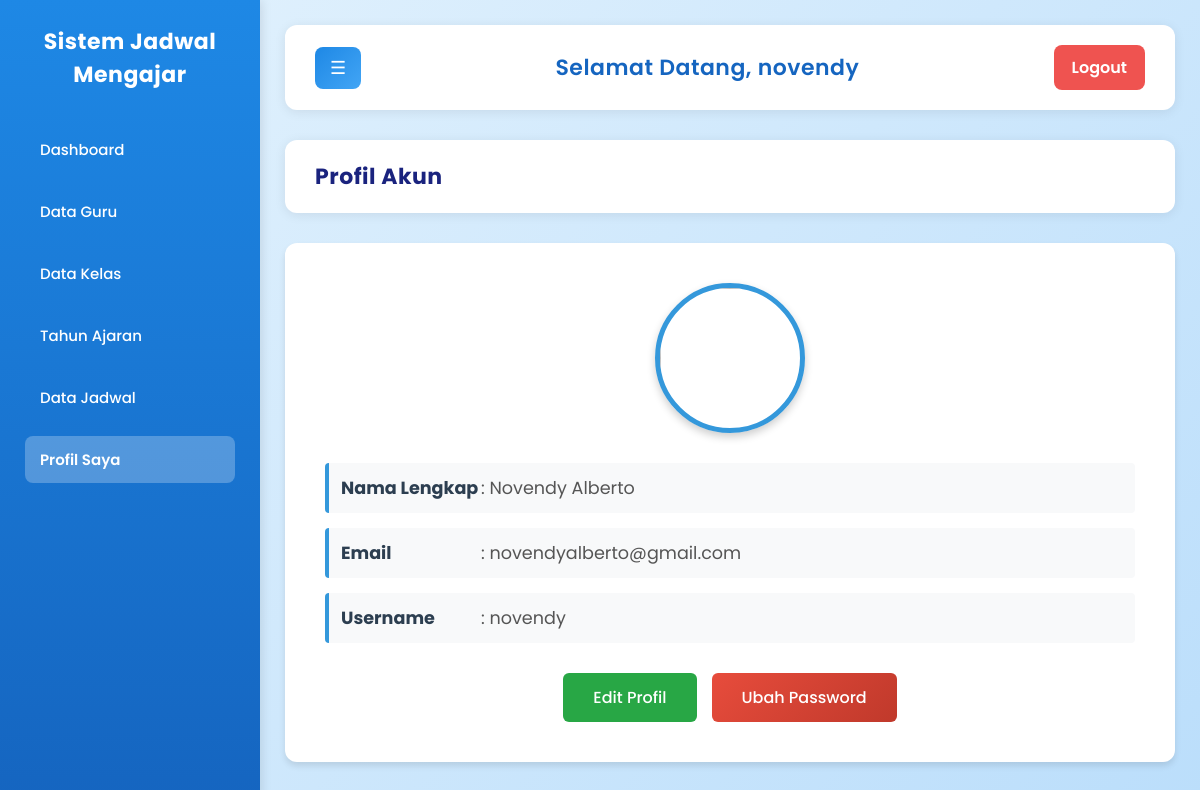
/pages/dashboard.php?page=profile (signed in), run on the app's committed database.
### tables this page shows
CREATE TABLE `users` (
  `id` int(11) NOT NULL,
  `nama_lengkap` varchar(100) DEFAULT NULL,
  `email` varchar(100) DEFAULT NULL,
  `username` varchar(50) DEFAULT NULL,
  `PASSWORD` varchar(255) DEFAULT NULL,
  `foto` varchar(255) DEFAULT NULL
);

### pages/user/profile.php (the view, shortened to what this page needs)
<?php
include '../config/database.php';
$username = $_SESSION['user'];
$query = mysqli_query($conn, "SELECT * FROM users WHERE username='$username'");
$user = mysqli_fetch_assoc($query);
$foto = (!empty($user['foto']))
    ? "../uploads/" . $user['foto']
    : "../assets/img/default-profile.png";
?>
<!DOCTYPE html>
<html lang="id">
<head>
    <link rel="stylesheet" href="../../assets/css/dashboard.css">
</head>
<body>
    <div class="profile-container">
        <h1 class="profil-akun">Profil Akun</h1>
        <div class="profile-card">
            <img src="<?= $foto ?>" class="profile-photo" alt="">
            <div class="profile-info">
                <p><strong>Nama Lengkap</strong>: <?= htmlspecialchars($user['nama_lengkap']); ?></p>
                <p><strong>Email</strong>: <?= htmlspecialchars($user['email']); ?></p>
                <p><strong>Username</strong>: <?= htmlspecialchars($user['username']); ?></p>
            </div>
            <div class="profile-actions">
                <a href="dashboard.php?page=edit_profile&id={$row['id']}" class="btn-editprofil">Edit Profil</a>
                <a href="dashboard.php?page=ubah_password&id={$row['id']}" class="btn-ubahpassword">Ubah Password</a>
            </div>
        </div>
    </div>
</body>
</html>

### assets/css/dashboard.css (style rules this page uses)
* { margin: 0; padding: 0; box-sizing: border-box; }
body { font-family: 'Poppins', sans-serif; background: linear-gradient(135deg, #e3f2fd 0%, #bbdefb 100%); min-height: 100vh; display: flex; color: #2c3e50; }
.profile-card { background: #ffffff; border-radius: 12px; box-shadow: 0 4px 6px rgba(0, 0, 0, 0.1); padding: 40px; transition: transform 0.3s ease, box-shadow 0.3s ease; }
.profile-photo { display: block; width: 150px; height: 150px; border-radius: 50%; object-fit: cover; margin: 0 auto 30px; border: 5px solid #3498db; box-shadow: 0 4px 8px rgba(0, 0, 0, 0.2); transition: transform 0.3s ease; }
.profile-info { margin: 30px 0; }
.profile-info p { font-size: 1.1rem; color: #555; margin: 15px 0; padding: 12px; background: #f8f9fa; border-left: 4px solid #3498db; border-radius: 4px; }
.profile-info strong { color: #2c3e50; display: inline-block; min-width: 140px; }
.profile-actions { display: flex; gap: 15px; justify-content: center; flex-wrap: wrap; margin-top: 30px; }
.btn-editprofil { padding: 12px 30px; border: none; border-radius: 6px; font-size: 1rem; font-weight: 500; cursor: pointer; text-decoration: none; display: inline-block; transition: all 0.3s ease; text-align: center; background: linear-gradient(135deg, #28a745, #28a745); color: white; }
.btn-ubahpassword { padding: 12px 30px; border: none; border-radius: 6px; font-size: 1rem; font-weight: 500; cursor: pointer; text-decoration: none; display: inline-block; transition: all 0.3s ease; text-align: center; background: linear-gradient(135deg, #e74c3c, #c0392b); color: white; }
.profil-akun { background: white; padding: 20px 30px; border-radius: 12px; display: flex; justify-content: space-between; align-items: center; box-shadow: 0 2px 12px rgba(0, 0, 0, 0.08); margin-bottom: 30px; font-size: 22px; font-weight: 600; letter-spacing: 0.5px; color: #1a237e; font-size: 22px; font-weight: 700; }

### data on the page
users: nama_lengkap "Novendy Alberto", email "novendyalberto@gmail.com", username "novendy"

### other printed values
$_SESSION['user'] "novendy"
